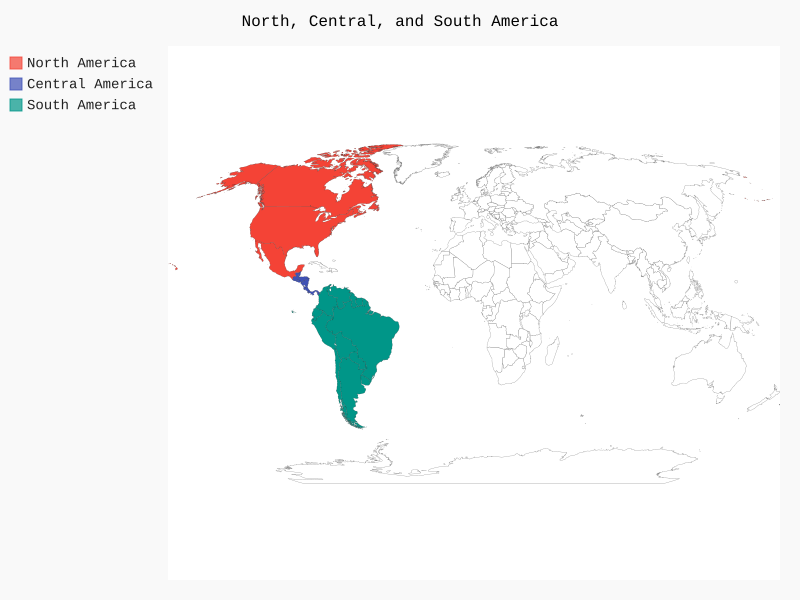

Generate this figure with Python:
import pygal

wm = pygal.maps.world.World()
wm.title = 'North, Central, and South America'

# takes label and a list of country codes
wm.add('North America', ['ca', 'mx', 'us'])
wm.add('Central America', ['bz', 'cr', 'gt', 'hn', 'ni', 'pa', 'sv'])
wm.add('South America', ['ar', 'bo', 'br', 'cl', 'co', 'ec', 'gf', 'gy', 'pe', 'py', 'sr', 'uy', 've'])

wm.render_to_file('americas.svg')
